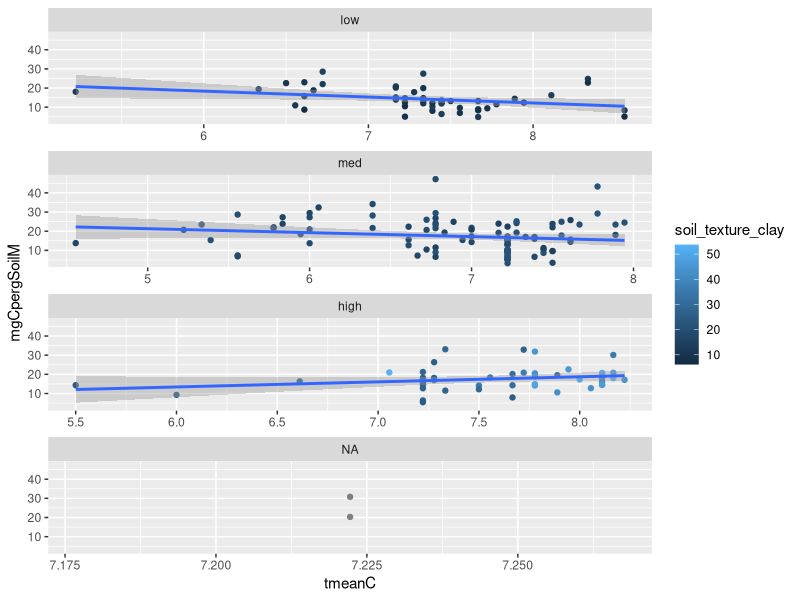
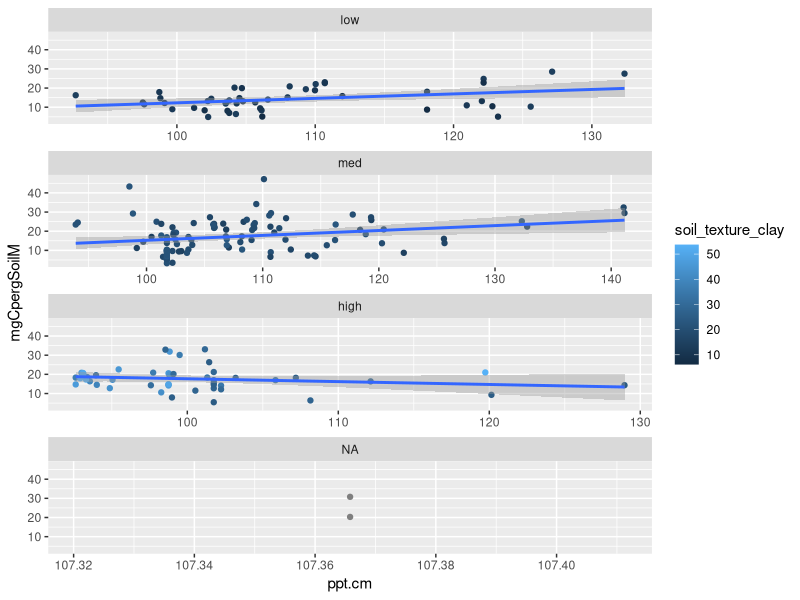
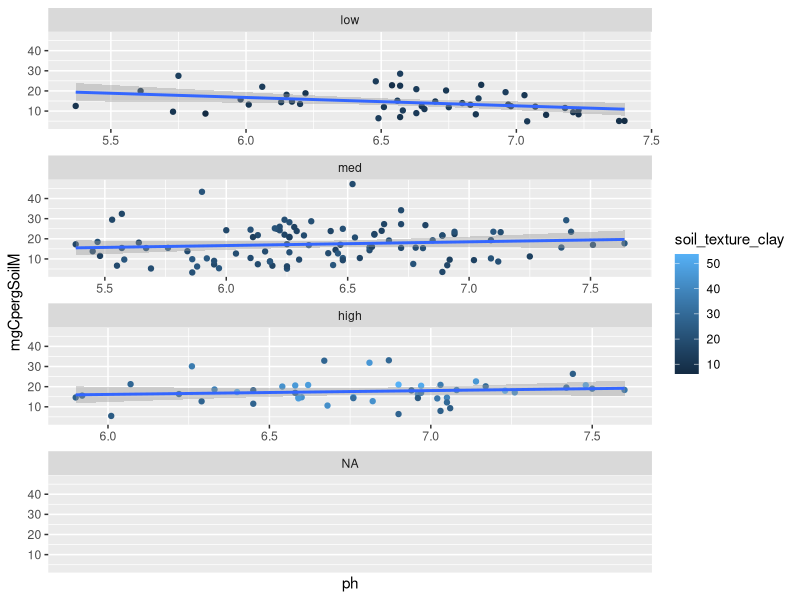
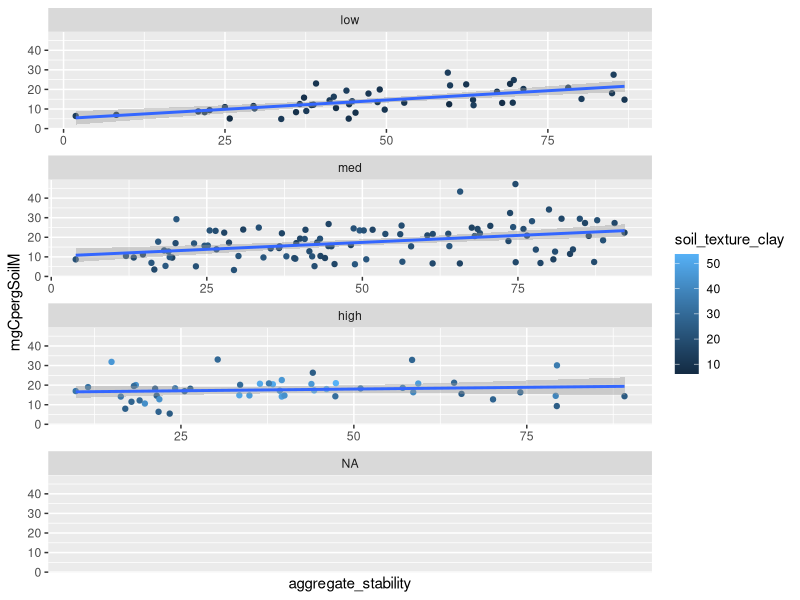
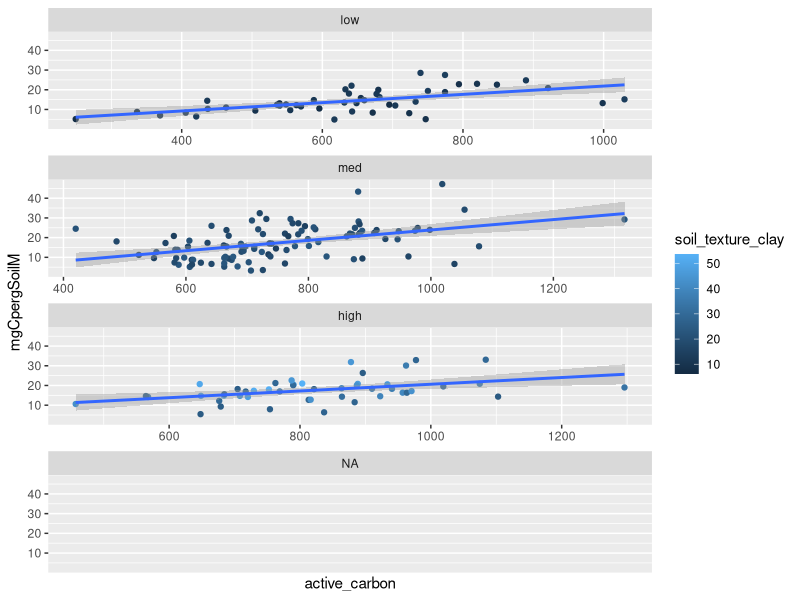
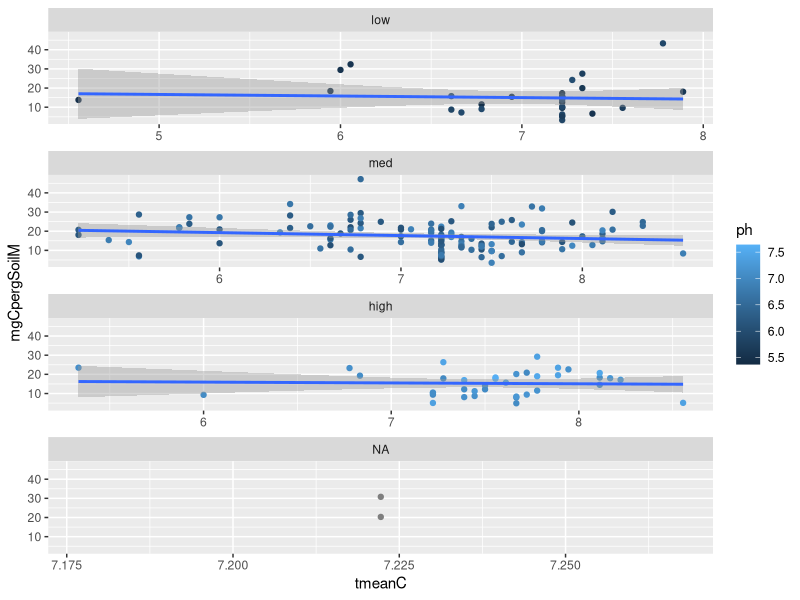
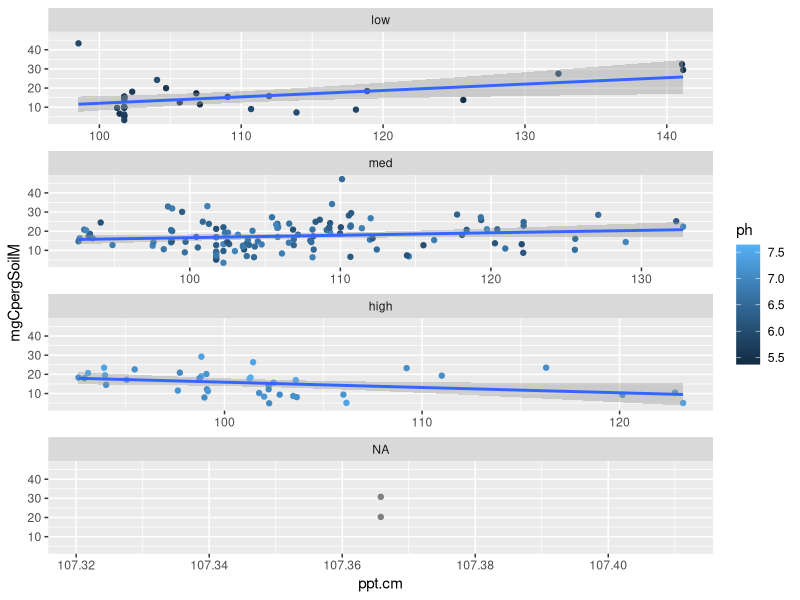
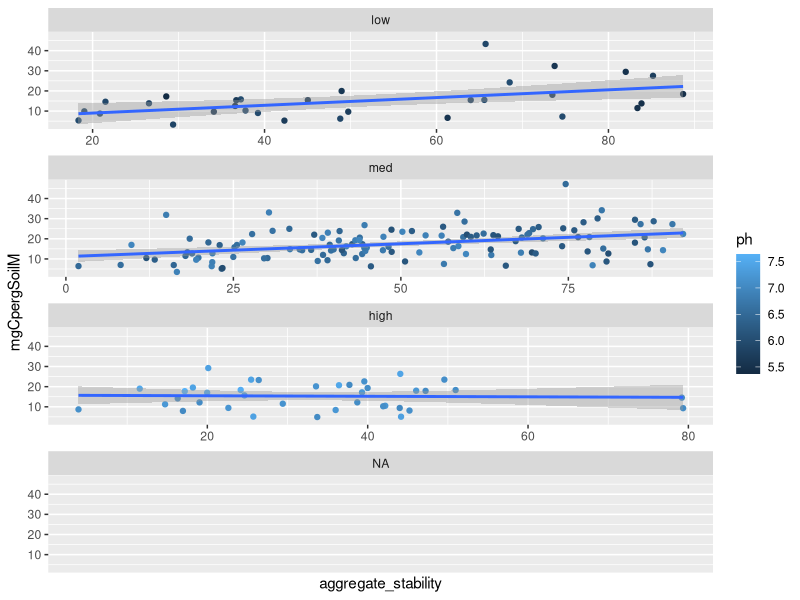

Source code (R) for these figures, in order: (Note: this script raises an error after producing the figures.)
#Analyzing data and Buildin models for response variable MgMAOM

setwd("/Users/f003833/Documents/GitHub/FracFarmVT") #caitlin
#setwd("C:/Users/F004SPC/Documents/GitHub/FracFarmVT") #erin

#load your libraries
library(tidyverse)
library(ggplot2)
library(dplyr)
library(corrplot)
library(nlme)
library(ggeffects)
library(emmeans)

##call in the analytical data
data <- read.csv("data.csv")


#First, graphically explore relationships 
#to look for interactions between independent variables that research shows could have interactions

summary(data$soil_texture_clay)
data <- data %>% 
  mutate(claycategory=cut(soil_texture_clay, breaks=c(-Inf, 14, 24, Inf), labels=c("low","med", "high")))
ggplot(data=data, aes(x=tmeanC, y=mgCpergSoilM, col=soil_texture_clay))+ 
  geom_point()+
  geom_smooth(method=lm)+
  facet_wrap(~ claycategory, ncol=1, scales="free_x")

data <- data %>% 
  mutate(claycategory=cut(soil_texture_clay, breaks=c(-Inf, 14, 24, Inf), labels=c("low","med", "high")))
ggplot(data=data, aes(x=ppt.cm, y=mgCpergSoilM, col=soil_texture_clay))+ 
  geom_point()+
  geom_smooth(method=lm)+
  facet_wrap(~ claycategory, ncol=1, scales="free_x")

data <- data %>% 
  mutate(claycategory=cut(soil_texture_clay, breaks=c(-Inf, 14, 24, Inf), labels=c("low","med", "high")))
ggplot(data=data, aes(x=ph, y=mgCpergSoilM, col=soil_texture_clay))+ 
  geom_point()+
  geom_smooth(method=lm)+
  facet_wrap(~ claycategory, ncol=1, scales="free_x")

data <- data %>% 
  mutate(claycategory=cut(soil_texture_clay, breaks=c(-Inf, 14, 24, Inf), labels=c("low","med", "high")))
ggplot(data=data, aes(x=aggregate_stability, y=mgCpergSoilM, col=soil_texture_clay))+ 
  geom_point()+
  geom_smooth(method=lm)+
  facet_wrap(~ claycategory, ncol=1, scales="free_x")

data <- data %>% 
  mutate(claycategory=cut(soil_texture_clay, breaks=c(-Inf, 14, 24, Inf), labels=c("low","med", "high")))
ggplot(data=data, aes(x=active_carbon, y=mgCpergSoilM, col=soil_texture_clay))+ 
  geom_point()+
  geom_smooth(method=lm)+
  facet_wrap(~ claycategory, ncol=1, scales="free_x")

#more interactions with ph
summary(data$ph)

data <- data %>% 
  mutate(phcategory=cut(ph, breaks=c(-Inf,6,7, Inf), labels=c("low","med","high")))
ggplot(data=data, aes(x=tmeanC, y=mgCpergSoilM, col=ph))+ 
  geom_point()+
  geom_smooth(method=lm)+
  facet_wrap(~ phcategory, ncol=1, scales="free_x")

data <- data %>% 
  mutate(phcategory=cut(ph, breaks=c(-Inf,6,7, Inf), labels=c("low","med","high")))
ggplot(data=data, aes(x=ppt.cm, y=mgCpergSoilM, col=ph))+ 
  geom_point()+
  geom_smooth(method=lm)+
  facet_wrap(~ phcategory, ncol=1, scales="free_x")

data <- data %>% 
  mutate(phcategory=cut(ph, breaks=c(-Inf,6,7, Inf), labels=c("low","med","high")))
ggplot(data=data, aes(x=aggregate_stability, y=mgCpergSoilM, col=ph))+ 
  geom_point()+
  geom_smooth(method=lm)+
  facet_wrap(~ phcategory, ncol=1, scales="free_x")

data <- data %>% 
  mutate(phcategory=cut(ph, breaks=c(-Inf,6,7, Inf), labels=c("low","med","high")))
ggplot(data=data, aes(x=soil_texture_clay, y=mgCpergSoilM, col=ph))+ 
  geom_point()+
  geom_smooth(method=lm)+
  facet_wrap(~ phcategory, ncol=1, scales="free_x")

data <- data %>% 
  mutate(phcategory=cut(ph, breaks=c(-Inf,6,7, Inf), labels=c("low","med","high")))
ggplot(data=data, aes(x=active_carbon, y=mgCpergSoilM, col=ph))+ 
  geom_point()+
  geom_smooth(method=lm)+
  facet_wrap(~ phcategory, ncol=1, scales="free_x")

#interactions with ppt
summary(data$ppt.cm)
data <- data %>% 
  mutate(pptcategory=cut(ppt.cm, breaks=c(-Inf,101.4, 110.0, Inf), labels=c("low","med","high")))
ggplot(data=data, aes(x=tmeanC, y=mgCpergSoilM, col=ppt.cm))+ 
  geom_point()+
  geom_smooth(method=lm)+
  facet_wrap(~ pptcategory, ncol=1, scales="free_x")


data <- data %>% 
  mutate(pptcategory=cut(ppt.cm, breaks=c(-Inf,101.4, 110.0, Inf), labels=c("low","med","high")))
ggplot(data=data, aes(x=aggregate_stability, y=mgCpergSoilM, col=ppt.cm))+ 
  geom_point()+
  geom_smooth(method=lm)+
  facet_wrap(~ pptcategory, ncol=1, scales="free_x")

summary(data$ppt.cm)
data <- data %>% 
  mutate(pptcategory=cut(ppt.cm, breaks=c(-Inf,101.4, 110.0, Inf), labels=c("low","med","high")))
ggplot(data=data, aes(x=tmeanC, y=mgCpergSoilM, col=ppt.cm))+ 
  geom_point()+
  geom_smooth(method=lm)+
  facet_wrap(~ pptcategory, ncol=1, scales="free_x")


data <- data %>% 
  mutate(pptcategory=cut(ppt.cm, breaks=c(-Inf,101.4, 110.0, Inf), labels=c("low","med","high")))
ggplot(data=data, aes(x=active_carbon, y=mgCpergSoilM, col=ppt.cm))+ 
  geom_point()+
  geom_smooth(method=lm)+
  facet_wrap(~ pptcategory, ncol=1, scales="free_x")

#interactions with aggregate stability
summary(data$aggregate_stability)
data <- data %>% 
  mutate(agStcategory=cut(aggregate_stability, breaks=c(-Inf,29.3, 65.6, Inf), labels=c("low","med","high")))
ggplot(data=data, aes(x=ph, y=mgCpergSoilM, col=aggregate_stability))+ 
  geom_point()+
  geom_smooth(method=lm)+
  facet_wrap(~ agStcategory, ncol=1, scales="free_x")

data <- data %>% 
  mutate(agStcategory=cut(aggregate_stability, breaks=c(-Inf,29.3, 65.6, Inf), labels=c("low","med","high")))
ggplot(data=data, aes(x=ppt.cm, y=mgCpergSoilM, col=aggregate_stability))+ 
  geom_point()+
  geom_smooth(method=lm)+
  facet_wrap(~ agStcategory, ncol=1, scales="free_x")

data <- data %>% 
  mutate(agStcategory=cut(aggregate_stability, breaks=c(-Inf,29.3, 65.6, Inf), labels=c("low","med","high")))
ggplot(data=data, aes(x=tmeanC, y=mgCpergSoilM, col=aggregate_stability))+ 
  geom_point()+
  geom_smooth(method=lm)+
  facet_wrap(~ agStcategory, ncol=1, scales="free_x")

data <- data %>% 
  mutate(agStcategory=cut(aggregate_stability, breaks=c(-Inf,29.3, 65.6, Inf), labels=c("low","med","high")))
ggplot(data=data, aes(x=soil_texture_clay, y=mgCpergSoilM, col=aggregate_stability))+ 
  geom_point()+
  geom_smooth(method=lm)+
  facet_wrap(~ agStcategory, ncol=1, scales="free_x")

data <- data %>% 
  mutate(agStcategory=cut(aggregate_stability, breaks=c(-Inf,29.3, 65.6, Inf), labels=c("low","med","high")))
ggplot(data=data, aes(x=active_carbon, y=mgCpergSoilM, col=aggregate_stability))+ 
  geom_point()+
  geom_smooth(method=lm)+
  facet_wrap(~ agStcategory, ncol=1, scales="free_x")

#tmeanC and active carbon
summary(data$tmeanC)

data <- data %>% 
  mutate(tmeanCcategory=cut(tmeanC, breaks=c(-Inf,6.8, 7.6, Inf), labels=c("low","med","high")))
ggplot(data=data, aes(x=active_carbon, y=mgCpergSoilM, col=tmeanC))+ 
  geom_point()+
  geom_smooth(method=lm)+
  facet_wrap(~ tmeanCcategory, ncol=1, scales="free_x")

#Models
#Correlation plot
library(corrplot)
cordata <- cor(data[,c("mgCpergSoilM","ph","ppt.cm","tmeanC","aggregate_stability","soil_texture_clay","active_carbon")], use="pairwise.complete.obs", method="pearson")
corrplot(cordata)
view(cordata)

##Linear Mixed Model for dependent variable (mgCpergSoilM)
#test without random effect, because only one value per field

m1 = gls(mgCpergSoilM ~ ppt.cm * soil_texture_clay * tmeanC + ppt.cm * tmeanC + 
           aggregate_stability * soil_texture_clay + 
           active_carbon + ph * soil_texture_clay, 
         data = data, 
         na.action = na.exclude, 
         method = "ML")
summary(m1)
anova(m1)

#check if variance structure improves the model (to test, both methods were set to REML)

m2 = gls(mgCpergSoilM ~ ppt.cm * soil_texture_clay * tmeanC + ppt.cm * tmeanC + 
           active_carbon + ph * soil_texture_clay + aggregate_stability, 
         data = data, 
         na.action = na.exclude, 
         method = "ML")
summary(m2)
anova(m2)


anova (m1,m2)

m3 = gls(mgCpergSoilM ~ ppt.cm * soil_texture_clay * tmeanC + ppt.cm * tmeanC + 
           active_carbon + aggregate_stability, 
         data = data, 
         na.action = na.exclude, 
         method = "ML")
summary(m3)
anova (m2,m3)
anova(m3)

#check assumptions, distribution of residuals

F_Final <- fitted(m3)
R_Final <- residuals(m3, type = "pearson", scaled = TRUE)
N = !is.na(data$mgCpergSoilM)
Rfull <- NA
Rfull[N] <- R_Final
op <- par(mfrow = c(2,2), mar = c(5,4,1,1))  
plot(F_Final, R_Final)
hist(Rfull)
plot(Rfull ~ data$aggregate_stability)
plot(Rfull ~ data$soil_texture_clay)
plot(Rfull ~ data$active_carbon)
plot(Rfull ~ data$tmeanC)
plot(Rfull ~ data$ppt.cm)
plot(Rfull ~ data$ph)
par(op)

#partial residuals to test that the relationship is linear
#do these for each of the significant predictors (do green and red lines match?)

op <- par(mfrow = c(2,2), mar = c(5,4,1,1)) #this makes it so all the graphs are plotted in the same window (a 2 x 2 grid)

ppt.cm.c <- summary(m3)$coefficients[2] #predictor coefficient
ppt.cm.pr <- Rfull + ppt.cm.c*data$ppt.cm  #Residuals + pred coef * predictor value
{scatter.smooth(data$ppt.cm, ppt.cm.pr, 
                lpars = list(col = "green", lwd = 3, lty = 3)) #residual loess
  abline(lm(ppt.cm.c*data$ppt.cm ~ data$ppt.cm), col = "red")} 

soil_texture_clay.c <- summary(m3)$coefficients[3] #predictor coefficient
soil_texture_clay.pr <- Rfull + soil_texture_clay.c*data$soil_texture_clay  #Residuals + pred coef * predictor value
{scatter.smooth(data$soil_texture_clay, soil_texture_clay.pr, 
                lpars = list(col = "green", lwd = 3, lty = 3)) #residual loess
  abline(lm(soil_texture_clay.c*data$soil_texture_clay ~ data$soil_texture_clay), col = "red")} 

aggregate_stability.c <- summary(m3)$coefficients[5] #predictor coefficient
aggregate_stability.pr <- Rfull + aggregate_stability.c*data$aggregate_stability  #Residuals + pred coef * predictor value
{scatter.smooth(data$aggregate_stability, aggregate_stability.pr, 
                lpars = list(col = "green", lwd = 3, lty = 3)) #residual loess
  abline(lm(aggregate_stability.c*data$aggregate_stability ~ data$aggregate_stability), col = "red")} 

active_carbon.c <- summary(m3)$coefficients[6] #predictor coefficient
active_carbon.pr <- Rfull + active_carbon.c*data$active_carbon  #Residuals + pred coef * predictor value
{scatter.smooth(data$active_carbon, active_carbon.pr, 
                lpars = list(col = "green", lwd = 3, lty = 3)) #residual loess
  abline(lm(active_carbon.c*data$active_carbon ~ data$active_carbon), col = "red")} 

tmeanC.c <- summary(m3)$coefficients[6] #predictor coefficient
tmeanC.pr <- Rfull + tmeanC.c*data$tmeanC  #Residuals + pred coef * predictor value
{scatter.smooth(data$tmeanC, tmeanC.pr, 
                lpars = list(col = "green", lwd = 3, lty = 3)) #residual loess
  abline(lm(tmeanC.c*data$tmeanC ~ data$tmeanC), col = "red")} 

par(op)

#Visualize significant relationships

#own_theme below sets ggplot parameters for how plots should look. 
own_theme <- theme_bw(base_size = 11) +
  theme(rect = element_blank(),
        axis.ticks = element_line(color = "black"),
        axis.text = element_text(color = "black"),
        axis.line = element_line(color = "black"),
        panel.grid.minor = element_blank())

#for aggregate stability
pred_aggregate_stability <- ggpredict(m3, terms = c("aggregate_stability"))

mgMAOM_aggregate_stability <-data %>% 
  ggplot() +
  geom_point(aes(x = aggregate_stability, y = mgCpergSoilM), #plot your data
             size = 1.5, alpha = 0.5) +
  geom_line(pred_aggregate_stability, mapping = aes(x=x, y=predicted), #plot the model's prediction (based on linear )
            lwd = 1) +
  own_theme+
  theme(legend.position = "none") +
  scale_y_continuous(expression("mg C in MAOM per g soil"))+
  scale_x_continuous(expression("Aggregate Stability"),
              label = scales::comma) 
mgMAOM_aggregate_stability
ggsave("mgMAOM_aggregate_stability.jpeg", width = 4, height = 3)
                   
#for active_carbon
pred_active_carbon <- ggpredict(m3, terms = c("active_carbon"))

mgMAOM_active_carbon <-data %>% 
          ggplot() +
          geom_point(aes(x = active_carbon, y = mgCpergSoilM), #plot your data
                                size = 1.5, alpha = 0.5) +
          geom_line(pred_active_carbon, mapping = aes(x=x, y=predicted), #plot the model's prediction (based on linear )
                               lwd = 1) +
          own_theme+
        theme(legend.position = "none") +
                     scale_y_continuous(expression("mg C in MAOM per g soil"))+
                     scale_x_continuous(expression("active carbon"),
                                        label = scales::comma) 
                   mgMAOM_active_carbon
ggsave("mgMAOM_active_carbon.jpeg", width = 4, height = 3)
                   
#for 3 way interaction of tmean, ppt, and texture

summary(data$soil_texture_clay)
summary(data$ppt.cm)
pred_3way <- ggpredict(m3, terms = c("tmeanC","ppt.cm[101,110]", 
  "soil_texture_clay[10, 32]"))

pred_3way$ppt_group <- pred_3way$group
levels(pred_3way$ppt_group) <- c("low (92-104)",  
                                   "high (104-142)")
pred_3way$clay_facet <- pred_3way$facet
levels(pred_3way$clay_facet) <- c("low clay (6-19%)",  
                                   "high clay (19-54%)")

data <- data %>%
  drop_na(ppt.cm) %>% 
  drop_na(soil_texture_clay) %>% 
  dplyr::mutate(ppt_group = cut(ppt.cm, breaks = c(92,104,142)),
                clay_facet = cut(soil_texture_clay, breaks = c(6,19,54)))

levels(data$ppt_group) <- c("low (92-104)",  
                            "high (104-142)")
 
levels(data$clay_facet) <- c("low clay (6-19%)",  
                                   "high clay (19-54%)")

mgMAOM_3way <-data %>% 
   ggplot() +
   geom_point(aes(x = tmeanC, y = mgCpergSoilM, col = ppt_group), #plot your data
              size = 1.5, alpha = 0.5) +
   geom_line(pred_3way, mapping = aes(x=x, y=predicted, col = ppt_group), #plot the model's prediction (based on linear )
             lwd = 1) +
   facet_wrap(~clay_facet) +
   own_theme+
   #theme(legend.position = "none") +
   scale_y_continuous(expression(paste("mg MAOM C g"^-1,"soil"))) +
   scale_x_continuous(expression("Mean Annual Temperature (°C)"),
                      label = scales::comma) +
   guides(col=guide_legend(title="MAP (cm)")) +
   scale_color_manual(values = c("lightblue", "blue")) # adjust colors if needed
 
mgMAOM_3way
ggsave("mgMAOM_3way.jpeg", width = 6.5, height = 3)
                   
                   
                   
   #analyze data by field type. group by and color by field type this code is in progress
    #exploration
                   mgMAOM_active_carbonbyField <-data %>% 
                     ggplot() +
                     geom_point(aes(x = active_carbon, y = mgCpergSoilM, color=Type.x), 
                                size = 1.5, alpha = 0.5) +
                     #geom_smooth() +
                     own_theme+
                     #theme(legend.position = "none") +
                     scale_y_continuous(expression("mg C in MAOM per g soil"))+
                     scale_x_continuous(expression("active_carbon"),
                                        label = scales::comma) 
                   mgMAOM_active_carbonbyField
                   ggsave("mgMAOM_active_carbonbyField.jpeg", width = 4, height = 3)
                   
                   mgMAOM_agg_stability_byField <-data %>% 
                     ggplot() +
                     geom_point(aes(x = aggregate_stability, y = mgCpergSoilM, color=Type.x), 
                                size = 1.5, alpha = 0.5) +
                     #geom_smooth() +
                     own_theme+
                     #theme(legend.position = "none") +
                     scale_y_continuous(expression("mg C in MAOM per g soil"))+
                     scale_x_continuous(expression("aggregrate stability"),
                                        label = scales::comma) 
                   mgMAOM_agg_stability_byField
                   ggsave("mgMAOM_aggregrate_stability_byField.jpeg", width = 4, height = 3)
                   
                   
